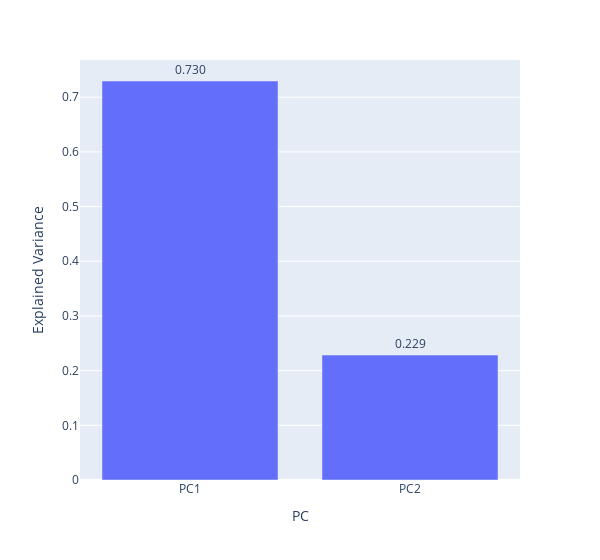

The cell this chart's notebook holds for it:
### Code cell
# Plot explained variance
fig1 = px.bar(df_explained_variance.iloc[1:], x='PC', y='Explained Variance', 
              text='Explained Variance', width=600)
fig1.update_traces(texttemplate='%{text:.3f}', textposition='outside')
fig1.show()

### Figure 1 — Plotly figure (JSON) as saved in the notebook; plotly's stock layout.template omitted (floating-point values rounded to 4 significant figures)
{"data": [{"alignmentgroup": "True", "hovertemplate": "PC=%{x}<br>Explained Variance=%{text}<extra></extra>", "legendgroup": "", "marker": {"color": "#636efa", "pattern": {"shape": ""}}, "name": "", "offsetgroup": "", "orientation": "v", "showlegend": false, "text": [0.7296, 0.2285], "textposition": "outside", "texttemplate": "%{text:.3f}", "type": "bar", "x": ["PC1", "PC2"], "xaxis": "x", "y": [0.7296, 0.2285], "yaxis": "y"}], "layout": {"barmode": "relative", "legend": {"tracegroupgap": 0}, "margin": {"t": 60}, "width": 600, "xaxis": {"anchor": "y", "domain": [0, 1], "title": {"text": "PC"}}, "yaxis": {"anchor": "x", "domain": [0, 1], "title": {"text": "Explained Variance"}}}}
